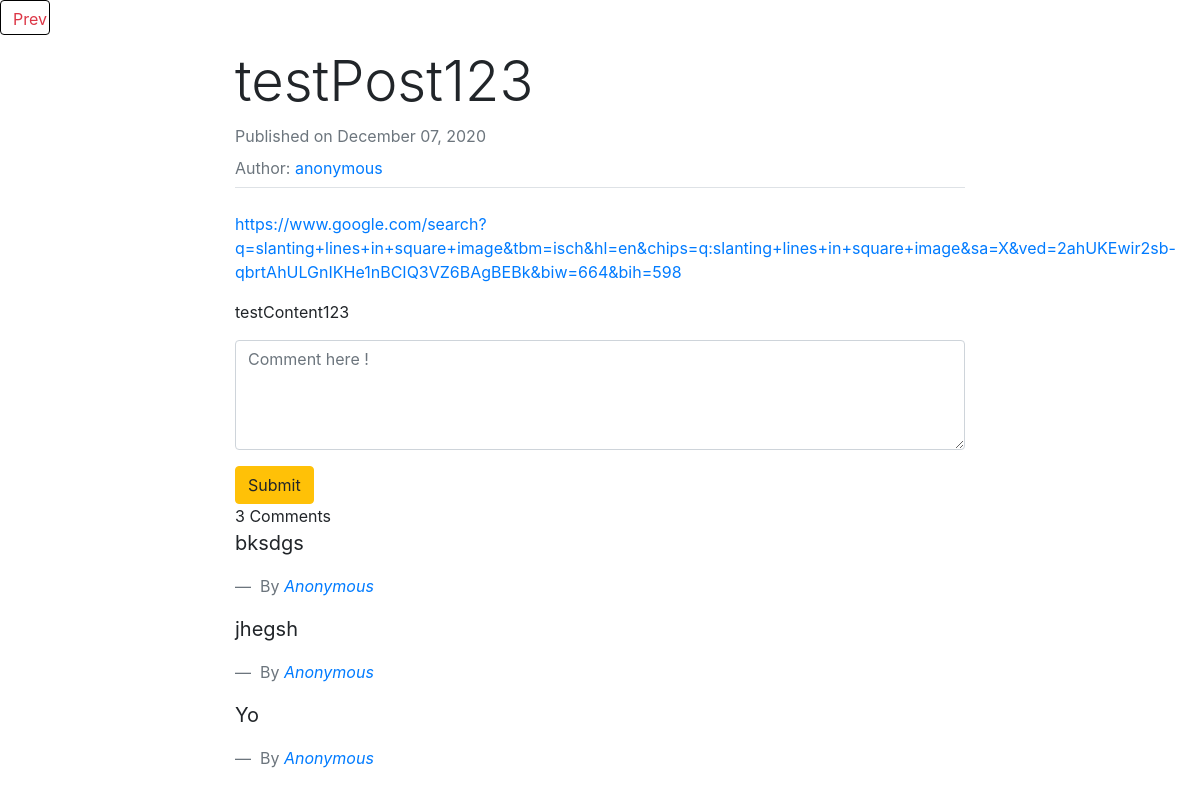
Screenshot of /post/3 (signed in) with the database file from the repository.
### postandcomment/models.py (models this page shows, shortened)
class Post(models.Model):
    content = models.TextField(default="testContent")
    title = models.TextField(default="testPost")
    date_posted = models.DateTimeField(default=timezone.now)
    author = models.ForeignKey(User, on_delete=models.CASCADE)
    image = models.ImageField(default='default.jpg', upload_to='post_pics', blank = True)
    upvote = models.PositiveIntegerField(default=0)
    downvote = models.PositiveIntegerField(default=0)
    category = models.CharField(default='global', max_length=200)
    link = models.URLField(blank = True)
    community = models.ForeignKey(Community, on_delete=models.CASCADE, null=True)

class Comment(models.Model):
    post = models.ForeignKey(Post, on_delete = models.CASCADE, related_name ='comments')
    user = models.ForeignKey(User, on_delete = models.CASCADE)
    content = models.TextField()
    date = models.DateTimeField(default=timezone.now)
    upvotes = models.PositiveIntegerField(default=0)

### postandcomment/views.py (the view)
# urls.py: path('post/<int:post_id>', views.postView, name="post"),
def postView(request, post_id):
  currentPost = Post.objects.get(id=post_id)
  currentPostComments = Comment.objects.filter(post=currentPost).order_by("-post_id")
  currentUserProfile = Profile.objects.get(user=request.user)
  college = currentUserProfile.college.replace(" ", "")
  if request.method == 'POST':
    cf = CommentForm(request.POST or None)
    if cf.is_valid():
      content = request.POST.get('content')
      if currentPost.community.name == college:
        comment = Comment.objects.create(post = currentPost, user = User.objects.get(username='anonymous'), content = content)
      else:
        comment = Comment.objects.create(post = currentPost, user = request.user, content = content)
      comment.save()
      return redirect('postandcomment_app:post', post_id = post_id)
  else:
    cf = CommentForm()
  context ={
    'postDetails': currentPost,
    'comments': currentPostComments,
    'comment_form':cf,
    }
  return render(request, 'post.html', context)

### postandcomment/forms.py
class CommentForm(forms.ModelForm):
    content = forms.CharField(label ="", widget = forms.Textarea(
    attrs ={
        'class':'form-control',
        'placeholder':'Comment here !',
        'rows':4,
        'cols':50
    }))
    class Meta:
        model = Comment
        fields =['content']

### postandcomment/templates/post.html (shortened to what this page needs)
{% load crispy_forms_tags %}
<!doctype html>
<html lang="en">
  <head>
    <link rel="stylesheet" href="https://stackpath.bootstrapcdn.com/bootstrap/4.3.1/css/bootstrap.min.css">
  </head>
  <body>
    <a href="{% url 'postandcomment_app:com' %}"><button class="btn btn-outline-danger" style="float: left; height: 35px; width: 50px; background-color: white; border-color: black;">Prev</button></a>
    <br><br>
    <section style="display: flex; justify-content: center; align-items: center;">
      <div class="container">
          <div class="row">
            <div class="col-2"></div>
            <div class="col-8">
              <h2 class="display-4">{{ postDetails.title }}</h2>
              <h5 class="text-muted"><small>Published on {{ postDetails.date_posted|date:"F d, Y" }}</small> </h5>
              <h5><small class="text-muted">Author: <a href="{% url 'login_app:profilepage' postDetails.author.username %}">{{postDetails.author.username}}</a></small></h5>
              <legend class="border-bottom mb-4"></legend>
          {% if postDetails.link != "" %}
              <p class="article-content">
              <a href="{{ postDetails.link }}" target="_blank">{{ postDetails.link }}</a>
              </p>
          {% endif %}
          <p class="article-content">{{ postDetails.content }}</p>
          <form method="POST">
                {{comment_form.as_p}}
                <input type="submit" name="comment" class="btn btn-warning">
            </form>
          <div class="main-comment-section">
              {{comments.count}} Comment{{comments|pluralize}}
            </div>
            {% for comment in comments %}
              <blockquote class="blockquote">
                <p>{{ comment.content}}</p>
                <footer class="blockquote-footer">
                  By <cite><a href="{% url 'login_app:profilepage' comment.user %}">{{comment.user|capfirst}}</a>
                </footer>
              </blockquote>
            {% endfor %}
            </div>
            <div class="col-2"></div>
          </div>
      </div>
    </section>
  </body>
</html>

### rows the page displays
Post: title "testPost123", date_posted "December 07, 2020", author.username "anonymous", link "https://www.google.com/search?q=slanting+lines+in+square+image&tbm=isch&hl=en&chips=q:slanting+lines+in+square+image&sa=X&ved=2ahUKEwir2sb-qbrtAhULGnIKHe1nBCIQ3VZ6BAgBEBk&biw=664&bih=598", content "testContent123"
Comment: content "bksdgs", user "Anonymous"
Comment: content "jhegsh", user "Anonymous"
Comment: content "Yo", user "Anonymous"

### other values shown
{{ comments.count }} "3"
